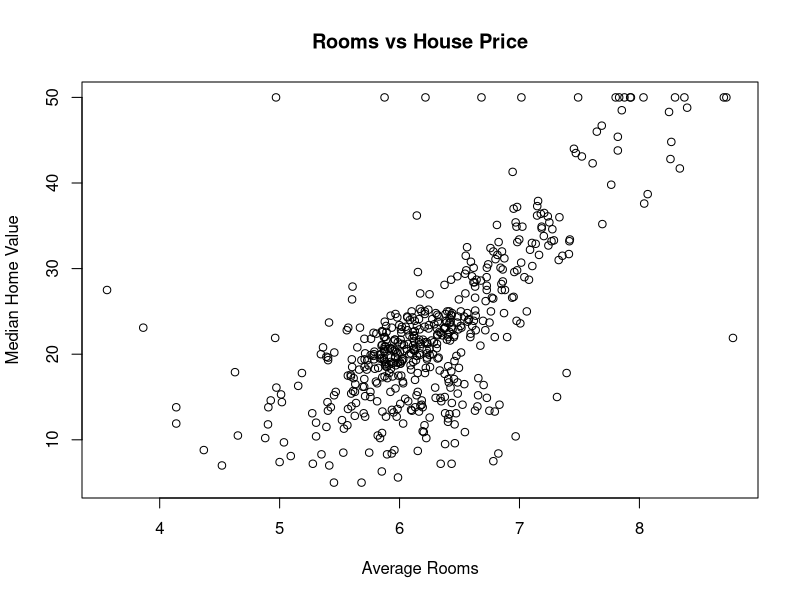
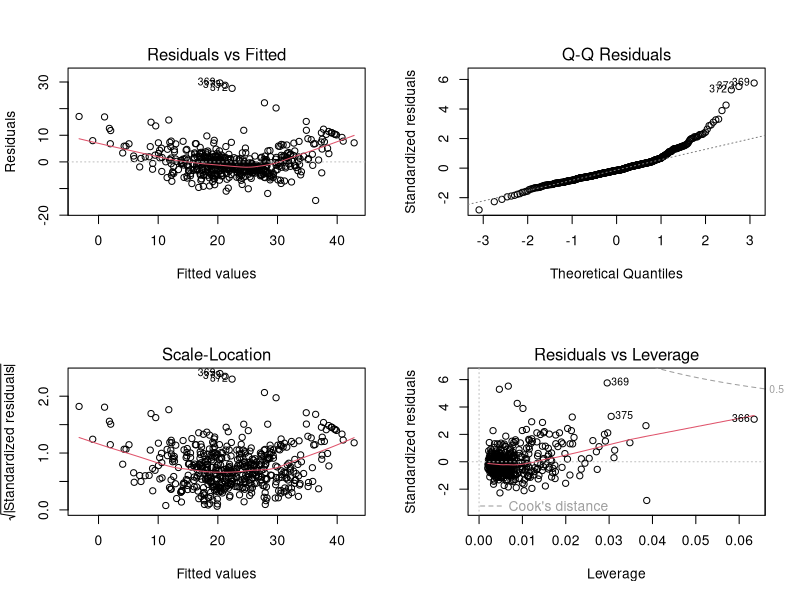

Recreate these plots in R, in order.
## ---- chunk 1
knitr::opts_chunk$set(echo = TRUE)

# Load package
library(MASS)
library(car)

# Load dataset
data(Boston)

attach(Boston)

## ---- chunk 2

head(Boston)
## ---- chunk 3
dim(Boston)
## ---- chunk 4
mean(Boston$medv)
## ---- chunk 5

cor_matrix_Boston <- cor(Boston)
round(cor_matrix_Boston, 3)

## ---- chunk 6

plot(Boston$rm, Boston$medv,
     xlab = "Average Rooms",
     ylab = "Median Home Value",
     main = "Rooms vs House Price")

## ---- chunk 7

simpleBostonModel <- lm(medv ~ rm, data = Boston)
summary(simpleBostonModel)

## ---- chunk 8

multipleBostonModel <- lm(medv ~ rm + lstat + ptratio, data = Boston)
summary(multipleBostonModel)

## ---- chunk 9

summary(simpleBostonModel)
summary(multipleBostonModel)

## ---- chunk 10
par(mfrow = c(2,2))
plot(multipleBostonModel)

## ---- chunk 11
confint(multipleBostonModel)
## ---- chunk 12
vif(multipleBostonModel)
## ---- chunk 13
newHousePrediction <- data.frame(
  rm = 7,
  lstat = 10,
  ptratio = 18
)

predict(multipleBostonModel, newdata = newHousePrediction)
